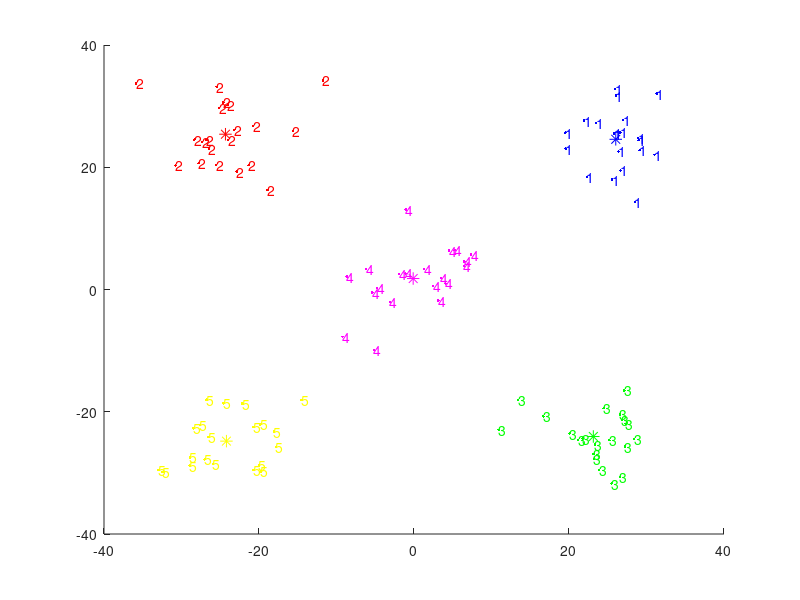

Reproduce this figure in MATLAB.
a=5*[randn(20,1)-5,randn(20,1)+5];
b=5*[randn(20,1)+5,randn(20,1)+5];
c=5*[randn(20,1),randn(20,1)];
d=5*[randn(20,1)-5,randn(20,1)-5];
e=5*[randn(20,1)+5,randn(20,1)-5];
Data=[a;b;c;d;e];
k=5;
[IDX,C,SUMD,D]=kmeans(Data,k);
% % plot(a(:,1),a(:,2),'.');hold on;
% % plot(b(:,1),b(:,2),'r.');hold on;
% % plot(c(:,1),c(:,2),'c.');hold on;
% % plot(d(:,1),d(:,2),'g.');hold on;
% % plot(e(:,1),e(:,2),'y.');hold on;

% I1=find(IDX==1);
% I2=find(IDX==2);
% I3=find(IDX==3);
% I4=find(IDX==4);
% I5=find(IDX==5);
% plot(Data(I1,1),Data(I1,2),'b.',C(1,1),C(1,2),'b*','MarkerSize',9);hold on;
% plot(Data(I2,1),Data(I2,2),'r.',C(2,1),C(2,2),'r*','MarkerSize',9);hold on;
% plot(Data(I3,1),Data(I3,2),'g.',C(3,1),C(3,2),'g*','MarkerSize',9);hold on;
% plot(Data(I4,1),Data(I4,2),'m.',C(4,1),C(4,2),'m*','MarkerSize',9);hold on;
% plot(Data(I5,1),Data(I5,2),'y.',C(5,1),C(5,2),'y*','MarkerSize',9);hold on;
% for i=1:100
%     text(Data(i,1),Data(i,2),num2str(IDX(i)))
% end
color='brgmy';
I=cell(1,k);
figure(1);hold on;
for j=1:k
    I{1,j}=find(IDX==j);
    plot(Data(I{1,j},1),Data(I{1,j},2),[color(j),'.'],...
        C(j,1),C(j,2),[color(j),'*'],'MarkerSize',9);
    text(Data(I{1,j},1),Data(I{1,j},2),num2str(j),'color',color(j));
end


print(gcf,'-dpng','kmeans1.png');